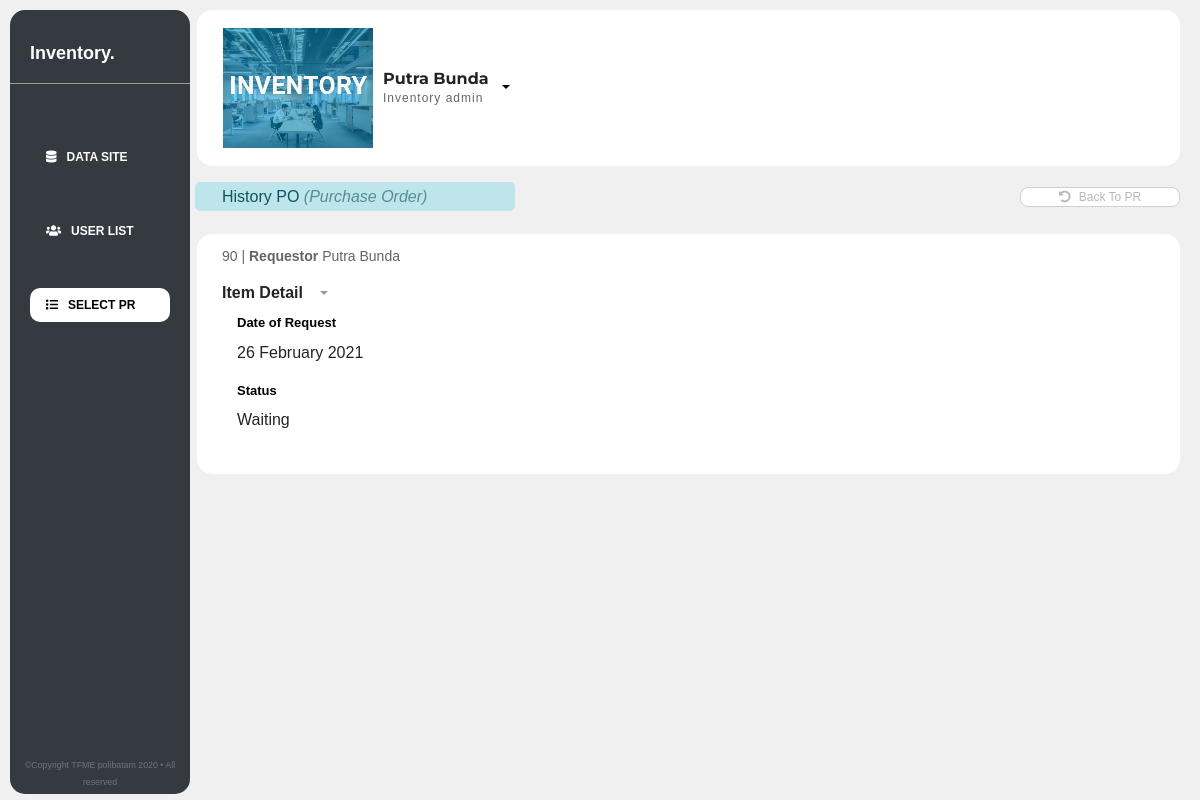
Screenshot of /admin/history-po.php (signed in) with the database file from the repository.
### tables this page shows
CREATE TABLE `form_po` (
  `id_po` int(50) NOT NULL,
  `id_pr` int(30) NOT NULL,
  `supplier_name` varchar(80) NOT NULL,
  `supplier_code` varchar(30) NOT NULL,
  `on_hand` varchar(30) NOT NULL,
  `in_transit` varchar(30) NOT NULL,
  `on_prep` varchar(30) NOT NULL,
  `moq` varchar(30) NOT NULL,
  `cost` varchar(100) NOT NULL,
  `po_code` varchar(30) NOT NULL,
  `po_date` date NOT NULL,
  `batch_code` varchar(30) NOT NULL,
  `dwg_code` varchar(30) NOT NULL,
  `iqa_code` varchar(30) NOT NULL,
  `status_po` enum('waiting','approve','rejected','') NOT NULL
);

### admin/history-po.php (the view, shortened to what this page needs)
<?php
include "../config/config.php";
$query = mysqli_query($conn, "SELECT * FROM form_po ORDER BY id_po DESC");
?>
<!doctype html>
<html lang="en">
<head>
    <link rel="stylesheet" href="https://maxcdn.bootstrapcdn.com/bootstrap/4.0.0/css/bootstrap.min.css"
>
    <link rel="stylesheet" href="../teknisi/css/dashboard-tech.css">
    <link rel="stylesheet" href="https://cdnjs.cloudflare.com/ajax/libs/font-awesome/5.14.0/css/all.min.css">
    <link rel="stylesheet" href="https://cdn.datatables.net/1.10.22/css/dataTables.bootstrap4.min.css">
</head>
<body>
    <div class="grid">
        <nav class="nav flex-column navbar-expand-lg bg-dark">
            <a class="brand" href="#">Inventory.</a>
            <hr>
            <div class="nav-item">
                <a class="nav-link" href="dashboard-admin.php"><i class="fas fa-database"></i>Data Site</a>
                <a class="nav-link" href="dashboard-user-list.php"><i class="fas fa-users"></i>User List</a>
                <a class="nav-link active" href="#"><i class="fas fa-list"></i>Select PR</a>
            </div>
            <div class="copyright">
                <small class="text-white text-muted">&copy;Copyright TFME polibatam 2020 &bull; All reserved</small>
            </div>
        </nav>
        <div class="konten">
            <div class="atap"><span> </span></div>
            <div class="navbar justify-content-between">
                <div class="profile">
                    <div class="wrapper-image">
                        <img src="../image/profile.png" alt="">
                    </div>
                    <div class="profile-name">
                        <h5 style="text-transform: capitalize;"><?= $_SESSION["user"]; ?></h5>
                        <p>Inventory admin</p>
                    </div>
                    <div class="dropdown">
                        <button class="btn dropdown-toggle" type="button" id="dropdownMenuButton" data-toggle="dropdown"
                            aria-haspopup="true" aria-expanded="false"></button>
                    </div>
                </div>
            </div>
            <div class="kepala d-flex justify-content-between align-items-center mt-2 ml-2">
                <h6 class="mt-2 list-group-item-info" style="width: 20em; padding:5px; border-radius:5px;text-indent:22px;">History PO <span style="font-style:italic; opacity:0.6;">(Purchase Order)</span></h6>
                <a href="history-pr.php"><i class="fas fa-undo-alt mr-2"></i>Back To PR</a>
            </div>
            <?php foreach ($query as $data) :?>
            <div class="box">
                <div class="content">
                    <div class="group">
                        <div class="box1 form-group col-sm">
                            <div class="tanda">
                                <label style="opacity: 0.7; font-size:14px;"><?= $data['po_code']; ?> | <b>Requestor</b>
                                    <span style="text-transform: capitalize;"> <?= $_SESSION['user']; ?>
                                    </span></label> <br>
                                <label class="title">Item Detail</label>
                                <a class="btn dropdown-toggle collapser" data-toggle="collapse" role="button"
                                    aria-expanded="false" aria-controls="collapseExample"></a>
                            </div>
                            <div class="tanda form-group col d-flex flex-column">
                                <label class="title">Date of Request</label>
                                <?php $date = date_create($data['po_date']); ?>
                                <p><?= date_format($date, 'j F Y'); ?></p>
                                <label class="title">Status</label>
                                <?php if ($data['status_po'] == 'waiting'): ?>
                                <p>Waiting</p>
                                <?php endif; ?>
                            </div>
                        </div>
                    </div>
                </div>
            </div>
            <?php endforeach; ?>
        </div>
    </div>
</body>
</html>

### teknisi/css/dashboard-tech.css (style rules this page uses)
* { box-sizing: border-box; }
body { font-family: Helvetica, sans-serif; margin: 0; padding: 0; background-color: rgb(240, 240, 240); }
div.pogination,a { font-size: 13px; border-radius: 5px; }
nav { height: 98%; position: fixed; width: 15%; border-radius: 15px; z-index: 1; }
div.atap { top: 0; width: 100%; position: fixed; height: 10px; border-radius: 10px; z-index: 999; background-color: rgb(240, 240, 240); }
.nav-item a { color: white; margin-left: 20px; margin-right: 20px; border-radius: 10px; font-size: 12px; text-transform: uppercase; font-weight: 600; text-decoration: none; margin-top: 40px; }
.kepala a { background-color: white; border-radius: 8px; width: 10rem; border: 1px solid rgb(208, 208, 208); }
.kepala a { text-align: center; text-decoration: none; color: rgb(184, 184, 184); font-weight: lighter; font-size: 12px; }
.nav-item { width: 100%; }
.brand { margin-left: 20px; margin-top: 30px; color: white; font-weight: bold; font-size: 18px; text-decoration: none; }
hr { width: 100%; opacity: 0.5; background-color: black; border-color: white; }
nav .active { background-color: white; color: black; }
nav a i { margin-right: 10px; }
.copyright { position: absolute; bottom: 0; text-align: center; width: 100%; margin-bottom: 5px; font-size: 11px; }
.konten { margin-left: 15%; width: 300px; flex: 5; margin-right: 10px; }
.grid { display: flex; padding: 10px; object-fit: contain; height: 100%; }
.navbar { background-color: white; border-radius: 15px; margin-left: 10px; display: flex; justify-content: space-between; }
.profile { display: flex; align-items: center; }
.profile-name h5 { margin: 0; font-family: 'Montserrat', sans-serif; font-weight: bold; font-size: 16px; }
.profile-name p { margin: 0; font-size: 12px; letter-spacing: 1px; font-weight: 200; opacity: 0.7; }
.wrapper-image { overflow: hidden; margin: 10px; width: 150px; }
.wrapper-image img { display: block; width: 100%; }
.dropdown { background: transparent; }
.dropdown .btn { background: transparent; }
.box { margin-left: 10px; border-radius: 15px; background-color: white; margin-top: 15px; padding: 10px; margin-bottom: 15px; }
.form-group .tanda .title { font-weight: bold; }
.form-group .col label { font-weight: 600; color: black; font-size: 13px; }
.tanda .dropdown-toggle.collapser { color: #999; }
.dropdown-toggle:after { transition: 0.7s; }

### rows the page displays
form_po: po_code "90", po_date "26 February 2021", status_po "Waiting"

### other values shown
$_SESSION["user"] "Putra Bunda"
